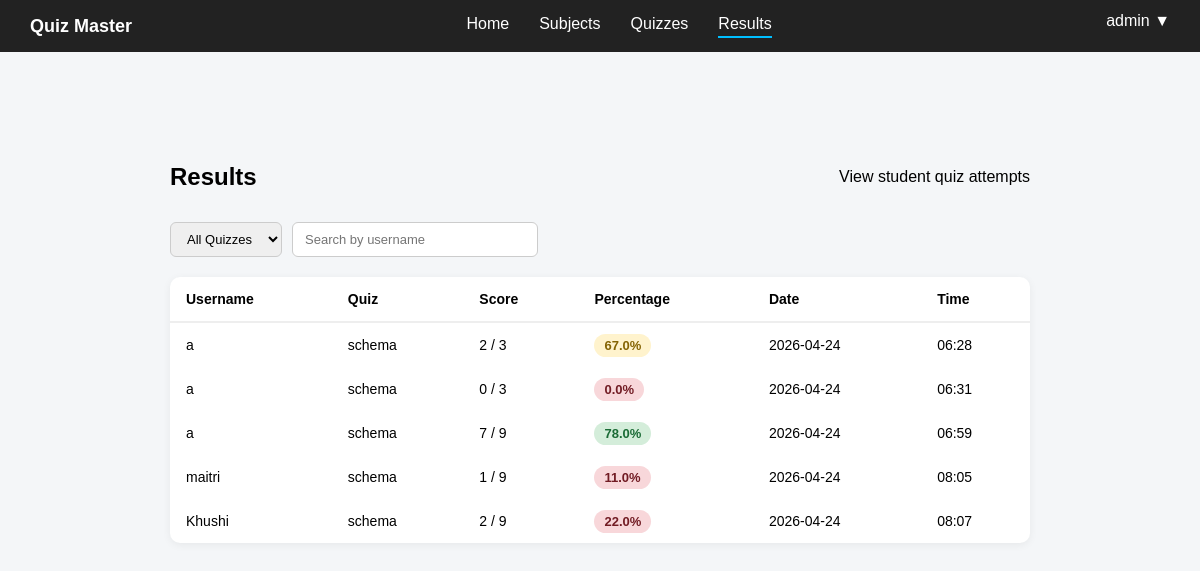
/admin/results (signed in), run on the app's committed database.
### controller/models.py (models this page shows)
class Attempt(db.Model):
    __tablename__ = "attempts"
    id = db.Column(db.Integer, primary_key=True)
    user_id = db.Column(db.Integer, db.ForeignKey("users.id"), nullable=False)
    quiz_id = db.Column(db.Integer, db.ForeignKey("quizzes.id"), nullable=False)
    score = db.Column(db.Integer)
    total_questions = db.Column(db.Integer)
    total_marks = db.Column(db.Integer)
    timestamp = db.Column(db.DateTime, default=datetime.utcnow)
    answers = db.relationship("AttemptAnswer", backref="attempt", lazy=True)

class User(db.Model, UserMixin):
    __tablename__ = "users"
    id = db.Column(db.Integer, primary_key=True)
    username = db.Column(db.String(100), unique=True, nullable=False)
    password = db.Column(db.String(200), nullable=False)
    role = db.Column(db.String(20), nullable=False, default="student")
    attempts = db.relationship("Attempt", backref="user", lazy=True)
    activities = db.relationship("Activity", backref="user", lazy=True)

class Quiz(db.Model):
    __tablename__ = "quizzes"
    id = db.Column(db.Integer, primary_key=True)
    title = db.Column(db.String(200), nullable=False)
    created_at = db.Column(db.DateTime, default=datetime.utcnow)
    subject_id = db.Column(db.Integer, db.ForeignKey("subjects.id"), nullable=False)
    questions = db.relationship("Question", backref="quiz", lazy=True)
    attempts = db.relationship("Attempt", backref="quiz", lazy=True)

### app.py (the view)
@app.route("/admin/results")
def admin_results():
    if not admin_access():
        return redirect(url_for("home"))
    quiz_id = request.args.get("quiz_id")
    if quiz_id:
        attempts = Attempt.query.filter_by(quiz_id=quiz_id).all()
    else:
        attempts = Attempt.query.all()
    return render_template("admin_results.html", attempts=attempts)

### app.py (called while the page is built)
def admin_access():
    if "user_id" not in session:
        flash("Please login first")
        return False
    if session.get("role") != "admin":
        flash("You are not authorized to access this page")
        return False
    return True

### templates/admin_results.html (shortened to what this page needs)
{% extends "base.html" %}
{% block content %}
<div class="container">
    <div class="header">
        <h1>Results</h1>
        <p>View student quiz attempts</p>
    </div>
    <div class="filters">
        <select onchange="location = this.value;">
            <option value="{{ url_for('admin_results') }}">All Quizzes</option>
        </select>
        <input type="text" placeholder="Search by username">
    </div>
    <table>
        <thead>
            <tr>
                <th>Username</th>
                <th>Quiz</th>
                <th>Score</th>
                <th>Percentage</th>
                <th>Date</th>
                <th>Time</th>
            </tr>
        </thead>
        <tbody>
            {% for a in attempts %}
            {% set percent = (a.score / a.total_marks * 100) if a.total_marks else 0 %}
            <tr>
                <td>{{ a.user.username }}</td>
                <td>{{ a.quiz.title }}</td>
                <td>{{ a.score }} / {{ a.total_marks }}</td>
                <td>
                    {% if percent >= 75 %}
                    <span class="percentage high">{{ percent|round }}%</span>
                    {% elif percent >= 40 %}
                    <span class="percentage mid">{{ percent|round }}%</span>
                    {% else %}
                    <span class="percentage low">{{ percent|round }}%</span>
                    {% endif %}
                </td>
                <td>{{ a.timestamp.strftime("%Y-%m-%d") }}</td>
                <td>{{ a.timestamp.strftime("%H:%M") }}</td>
            </tr>
            {% endfor %}
        </tbody>
    </table>
</div>
{% endblock %}

### static/css/base.css (style rules this page uses)
body { font-family: Arial, sans-serif; background: #f4f6f8; margin: 0; }
.container { max-width: 1000px; margin: 30px auto; padding: 20px; border-radius: 12px; }
.header { display: flex; justify-content: space-between; align-items: center; margin-bottom: 20px; }
.header h1 { margin: 0; font-size: 24px; }
body { padding-bottom: 80px; }
.container { max-width: 900px; margin: 30px auto; }
.filters { display: flex; gap: 10px; margin-bottom: 20px; }
.filters select, .filters input { padding: 8px 12px; border: 1px solid #ccc; border-radius: 6px; font-size: 13px; outline: none; }
.filters input { width: 220px; }
table { width: 100%; border-collapse: collapse; background: white; border-radius: 10px; overflow: hidden; box-shadow: 0 2px 8px rgba(0, 0, 0, 0.06); }
th, td { padding: 14px 16px; text-align: left; font-size: 14px; }
thead tr { border-bottom: 2px solid #eee; }
.percentage { padding: 4px 10px; border-radius: 20px; font-weight: bold; font-size: 13px; }
.high { background: #d4edda; color: #1a6b35; }
.mid { background: #fff3cd; color: #856404; }
.low { background: #f8d7da; color: #721c24; }

### data on the page
Attempt: user.username "a", quiz "schema", score "2", total_marks "3", percent "67.0", timestamp "2026-04-24", timestamp "06:28"
Attempt: user.username "a", quiz "schema", score "0", total_marks "3", percent "0.0", timestamp "2026-04-24", timestamp "06:31"
Attempt: user.username "a", quiz "schema", score "7", total_marks "9", percent "78.0", timestamp "2026-04-24", timestamp "06:59"
Attempt: user.username "maitri", quiz "schema", score "1", total_marks "9", percent "11.0", timestamp "2026-04-24", timestamp "08:05"
Attempt: user.username "Khushi", quiz "schema", score "2", total_marks "9", percent "22.0", timestamp "2026-04-24", timestamp "08:07"

### other printed values
{{ session.get('username', 'User') }} "admin"
